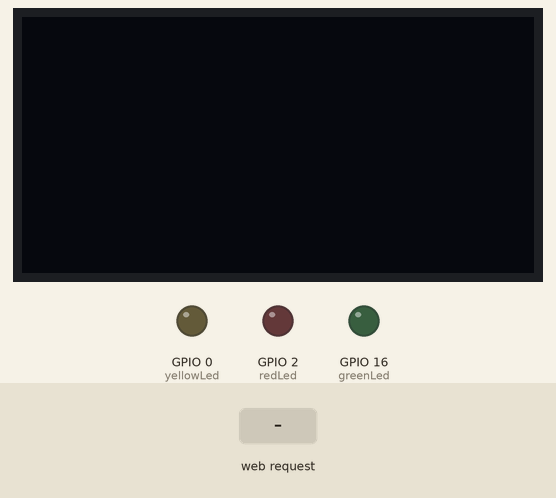
This sketch was run on a simulated ESP8266 (NodeMCU). Parts: 128×64 one-colour display, output pins drawn as LEDs (lit = HIGH). The inputs (shaded band) are chosen by the test bench. WiFi joins after 1.5 s; servers stay silent unless stated; what the sketch prints to the serial monitor is not drawn.

Above: at 2.7 s.
2.8 s: HTTP request GET /inline received
At 41.5 s:
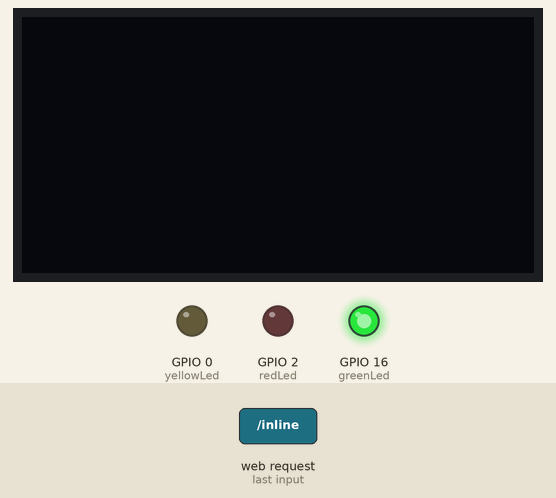
Timing chart, 0 to 41.8 s (numbered marks = the images above; inputs shaded):
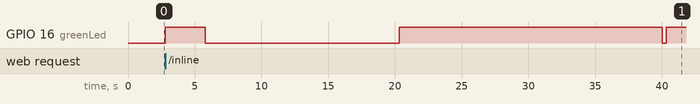

The sketch:

peopleCount_beta1.ino
```cpp
/* Практичне завдання
 * Відстеження потоку людей у ТЦ
 * студентки ПІ-18-1
 * Кондратюк Наталії
 * Головний файл проекту:
 *  - підключення всіх необхідних бібліотек:
 *  - для зв'язку з веб-сервером Tingspeak;
 *  - для створення веб-сервера на ESP 8266;
 *  - для відображення графіку потоку людей на OLED дисплеї
**************************************************************/
// Thingspeak
#include <WiFiClientSecure.h>
#include "ThingSpeak.h" // always include thingspeak header file after other header files and custom macros

// Web server
#include <ESP8266WiFi.h>
#include <ESP8266WebServer.h>

// OLED display 128x64 SH1106
#include <Arduino.h>
#include <U8g2lib.h>
#include <SPI.h>

#define DELAY 20000
#define workTime 720 // робочий час у хвилинах
#define wDisp 128
#define hDisp 64

// Індикатор поточної зони
#define greenLed 16
#define yellowLed 0
#define redLed 2

const PROGMEM int dataTest[] = { 0, 2, 3, 3, 5, 7, 7, 8, 9, 10, 8, 10, 9, 12, 12, 14, 13, 14, 13, 14, 13, 14, 16, 18, 16, 18, 18, 17, 18, 19, 19, 23, 20, 22, 23, 25, 25, 26, 26, 30, 29, 32, 33, 36, 38, 40, 39, 44, 42, 47, 47, 51, 50, 52, 54, 56, 56, 60, 60, 63, 63, 67, 67, 73, 74, 75, 76, 80, 79, 84, 84, 86, 85, 85, 85, 88, 88, 90, 93, 92, 92, 95, 94, 94, 94, 97, 96, 98, 99, 100, 100, 99, 97, 98, 101, 100, 100, 100, 100, 102, 100, 103, 101, 100, 101, 100, 101, 103, 102, 104, 103, 102, 101, 104, 101, 104, 103, 104, 104, 103, 104, 104, 103, 103, 102, 103, 106, 104, 103, 107, 107, 105, 107, 106, 108, 108, 109, 106, 108, 108, 107, 111, 110, 110, 112, 110, 111, 112, 111, 113, 113, 114, 116, 117, 116, 117, 115, 119, 118, 120, 117, 121, 119, 123, 122, 122, 121, 124, 123, 126, 125, 126, 128, 129, 127, 127, 127, 131, 131, 132, 132, 132, 135, 133, 135, 137, 135, 137, 139, 138, 141, 138, 138, 141, 139, 142, 143, 146, 145, 149, 148, 152, 152, 152, 154, 158, 157, 163, 160, 167, 166, 170, 168, 172, 174, 179, 177, 182, 181, 187, 185, 191, 193, 196, 195, 202, 201, 204, 203, 209, 209, 211, 211, 214, 213, 217, 219, 220, 220, 225, 226, 225, 225, 228, 227, 231, 231, 232, 229, 232, 230, 233, 231, 233, 233, 235, 234, 235, 233, 234, 233, 233, 234, 233, 232, 233, 232, 232, 231, 232, 229, 228, 230, 227, 227, 229, 227, 227, 224, 223, 223, 224, 222, 220, 223, 222, 219, 218, 220, 216, 218, 215, 215, 213, 213, 209, 210, 210, 211, 206, 206, 204, 207, 205, 204, 201, 202, 197, 199, 195, 194, 192, 193, 191, 191, 187, 187, 183, 185, 180, 179, 176, 175, 174, 173, 168, 168, 165, 164, 161, 161, 159, 159, 153, 156, 150, 153, 150, 150, 146, 146, 141, 141, 142, 142, 138, 139, 137, 134, 136, 134, 135, 133, 132, 131, 134, 131, 131, 132, 131, 134, 133, 134, 133, 135, 136, 134, 134, 135, 138, 137, 140, 138, 139, 141, 143, 143, 145, 143, 147, 148, 148, 149, 152, 149, 152, 153, 152, 153, 156, 156, 157, 157, 160, 161, 163, 163, 163, 164, 164, 165, 166, 167, 169, 168, 170, 171, 171, 172, 171, 170, 170, 170, 172, 172, 173, 175, 175, 175, 176, 173, 173, 175, 173, 176, 173, 173, 176, 176, 175, 174, 173, 173, 174, 173, 175, 174, 174, 176, 174, 173, 175, 174, 173, 174, 176, 173, 173, 175, 176, 176, 174, 175, 174, 173, 173, 175, 173, 176, 175, 176, 177, 175, 177, 177, 177, 176, 180, 181, 183, 183, 184, 184, 187, 189, 192, 192, 195, 196, 201, 201, 207, 205, 212, 210, 215, 216, 221, 221, 224, 226, 233, 233, 238, 239, 243, 244, 249, 248, 253, 255, 259, 258, 264, 264, 267, 265, 269, 269, 271, 272, 276, 277, 278, 279, 278, 281, 280, 280, 279, 279, 281, 278, 279, 278, 276, 277, 274, 276, 271, 273, 269, 269, 265, 265, 259, 259, 257, 255, 252, 253, 246, 246, 242, 243, 238, 239, 231, 233, 228, 229, 224, 221, 218, 219, 212, 214, 207, 210, 203, 203, 200, 202, 195, 195, 195, 193, 192, 189, 188, 189, 186, 188, 186, 185, 183, 184, 183, 184, 185, 183, 185, 187, 186, 185, 188, 186, 188, 191, 190, 193, 194, 192, 196, 193, 198, 197, 200, 200, 199, 202, 204, 203, 206, 206, 206, 206, 210, 208, 211, 208, 212, 211, 211, 212, 213, 210, 211, 212, 210, 210, 208, 208, 208, 208, 205, 207, 204, 206, 202, 199, 198, 198, 192, 193, 187, 184, 180, 179, 170, 172, 162, 162, 158, 158, 151, 148, 140, 143, 134, 131, 123, 125, 115, 115, 106, 106, 96, 97, 88, 86, 81, 80, 73, 75, 67, 65, 58, 61, 52, 52, 48, 46, 41, 41, 38, 36, 35, 34, 33, 33, 29, 31, 30, 29, 25, 26, 26, 24, 22, 21, 21, 23, 18, 20, 19, 20, 15, 17, 17, 15, 12, 12, 13, 11, 12, 12, 11, 10, 9, 10, 7, 5, 5, 4, 4, 3, 2, 0, 0 }; // тестові дані, які будуть підставлятися у реальний масив
int sizetestM = sizeof ( dataTest ) / sizeof(dataTest[0]);
ESP8266WebServer server(80);

WiFiClient  client;

U8G2_SH1106_128X64_WINSTAR_F_4W_HW_SPI u8g2(U8G2_R0, /* cs=*/ 15, /* dc=*/ 4, /* reset=*/ 5);    // same as the NONAME variant, but uses updated SH1106 init sequence

uint8_t led = 16;

char* ssid = "ATN-139";
char* password = "TerVA1912w";

// Thingspeak
unsigned long myChannelNumber = 1296934;
const char * myWriteAPIKey = "30KQ3L0WJ9U1X57T";

int shift = 0; // зсув
unsigned long int timing = 0; // період отримання даних
int timeNow = 0; // лічильник поточного часу
int dataReal[workTime]; //масив для збереження поточних даних

// Змінні, що показуватимуть зони
int greenZone = 0; // зелена зона: 0-100
int yellowZone = 0; // жовта зона: 100-200
int redZone = 0; // червона зона: 200 і вище

// Для відображення поточного часу
int dispM = 0;
int t = 540; // 9:00 ранку
int stepH = 60; // 1 хв = 60 с

String personStr = "";

int countPersons = 0;
String outTimeWeb = "";


float pi = 3.1415926;

void HTTP_handleRoot( void );
void printOled ( int *m, int sizeM );

void test (){
  digitalWrite(led, HIGH);
  server.send(200, "text/plain", "hello from esp8266!");
  delay(3000);
  digitalWrite(led, 0);
}//test

void counter (){
  String counter = String ( countPersons );
  server.send(200, "text/plain", counter);
} // counter

void u8g2_prepare(void) {
  u8g2.setFont(u8g2_font_6x10_tf);
  u8g2.setFontRefHeightExtendedText();
  u8g2.setDrawColor(1);
  u8g2.setFontPosTop();
  u8g2.setFontDirection(0);
  u8g2.setDisplayRotation(U8G2_R2);
}

void setup() {
  // put your setup code here, to run once:
  // indicators of zones
  pinMode( greenLed, OUTPUT );
  pinMode( yellowLed, OUTPUT );
  pinMode( redLed, OUTPUT );

  // webServer
  WiFi.mode(WIFI_STA);
  ThingSpeak.begin(client);  // Initialize ThingSpeak

  WiFi.begin( ssid, password );
  Serial.begin( 115200 );

  // Wait for connection
  while (WiFi.status() != WL_CONNECTED) {
    Serial.print(".");
    delay(500);
  }

  Serial.println("");
  Serial.print("Connected to ");
  Serial.println(ssid);
  Serial.print("IP address: ");
  Serial.println(WiFi.localIP());


  server.on("/", HTTP_handleRoot);
  server.on("/inline", test );
  server.on("/counter", counter );
  server.begin();

  // display
  u8g2.begin();
  u8g2_prepare();

  for ( int i = 0; i < 720; i++ ){
    dataReal[i] = -1;
  } // for i
}


void loop() {
  // put your main code here, to run repeatedly:
  server.handleClient();
  unsigned long int timingNow = millis();

  if ( timingNow - timing > DELAY ){
    timing = timingNow;

    // default settings of indicators
    digitalWrite ( greenLed, LOW );
    digitalWrite ( yellowLed, LOW );
    digitalWrite ( redLed, LOW );

    countPersons = dataTest[timeNow];

    int x = ThingSpeak.writeField(myChannelNumber, 1, countPersons, myWriteAPIKey); //відправка показника в thingspeak
     if(x == 200){
      Serial.println("Channel update successful.");
  }
    else{
      Serial.println("Problem updating channel. HTTP error code " + String(x));
    }

    //формування строки часу

    dispM++; // + 1 хв
    if ( dispM == stepH ){
      dispM = 0;
      t += stepH;
    } // if dispM - якщо лічильник хвилин досягне 60 -> лічильник хвилин = 0, а до годин, що у хвилинах + 60 (1 год)
    int dispH = t/60; // хв переводимо у год
    if ( dispH == 21 ) t = 540;
    String outTime = ""; // для заливки на веб сервер
    if ( dispH < 10 ) outTime += "0";
    outTime += dispH;
    outTime += ":";
    if ( dispM < 10 ) outTime += "0";
    outTime += dispM;
    outTimeWeb = outTime;

    //керування світлодіодами

    if ( countPersons < 100 ){
      greenZone++;
      digitalWrite ( greenLed, HIGH );
    } // if greenZone
    else if ( countPersons >= 100 && countPersons < 200 ){
      yellowZone++;
      digitalWrite ( yellowLed, HIGH );
    } // if yellowZone
    else if ( countPersons >= 200 ){
      redZone++;
      digitalWrite ( redLed, HIGH );
    } // if redZone


    dataReal[timeNow] = countPersons; // занесення даних у масив для подальшого відтворення

    //формування строки для виводу на OLED

    personStr += countPersons;
    personStr += ", ";
    if ( timeNow ) printOled ( dataReal, timeNow+1 );
    if ( timeNow < sizetestM - 1 ){
      timeNow++;
    }
    else {
      timeNow = 0;
      personStr = "";
    }
  } //if main
}
```

HTTP_handleRoot.ino
```cpp
/* Практичне завдання
 * Відстеження потоку людей у ТЦ
 * студентки ПІ-18-1
 * Кондратюк Наталії
 * Формування веб-сторінки
 * та надсилання її на веб-сервер,
 * що на ESP 8266
**************************************************************/

void HTTP_handleRoot( void ){
  // HTML web-page
  String out = "";
  out =
  "<html>\
    <head>\
      <meta charset=\"utf-8\">\
      <meta http-equiv=\"refresh\" content=\"10\">\
      <title>peopleCount</title>\
       <script src=\"https://cdn.anychart.com/releases/v8/js/anychart-base.min.js\"></script>\
       <script src=\"https://cdn.anychart.com/releases/v8/js/anychart-ui.min.js\"></script>\
       <script src=\"https://cdn.anychart.com/releases/v8/js/anychart-exports.min.js\"></script>\
       <link href=\"https://cdn.anychart.com/releases/v8/css/anychart-ui.min.css\" type=\"text/css\" rel=\"stylesheet\">\
       <link href=\"https://cdn.anychart.com/releases/v8/fonts/css/anychart-font.min.css\" type=\"text/css\" rel=\"stylesheet\">\
      <style>\
           #canvas{\
            border: 3px solid blue;\
            background: #C0C0C0;\
           }\
          #peopleCount{\
            width: 2000px;\
            height: 2100px;\
          }\
          #graph{\
            width: 1350px;\
            height: 1500px;\
            margin: 15px;\
            border: 3px solid black;\
            background: #808080;\
          }\
          #canvasDiv{\
            width: 860px;\
            heigth: 450px;\
            margin: 15px;\
            float: left;\
          }\
          #counter{\
            width: 405px;\
            height: 250px;\
            margin-left: 900px;\
            margin-top: 15px;\
            padding: 5px;\
            border: 3px solid black;\
            background: #C0C0C0;\
          }\
          #alert{\
            width: 390px;\
            height: 120px;\
            margin-left: 900px;\
            margin-top: 30px;\
            padding: 15px;\
            border: 3px solid black;\
            background: #C0C0C0;\
          }\
          #numberP{\
            font-family: \"Arial\", sans-serif;\
            font-size: 40px;\
            text-align: center;\
          }\
          #clock{\
            font-family: \"Courier\", monospace;\
            font-size: 40px;\
            font-weight: bold;\
            text-align: right;\
          }\
          #myAlert{\
            font-family: \"Arial\", sans-serif;\
            font-size: 30px;\
            text-align: center;\
          }\
          #container{\
            width: 1300px;\
            height: 690px;\
            margin: 20px;\
            border: 3px solid red;\
            background: #C0C0C0;\
          }\
      </style>\
  </head>\
    <body><h1>Відображення графіку потоку людей через веб-сервер</h1>\
    <div id=\"peopleCount\">\
      <div id=\"graph\">\
        <div id=\"canvasDiv\">\
          <canvas width=\"830\" height=\"440\" id=\"canvas\"></canvas>\
        </div>\
        <div id=\"counter\">\
          <p id=\"clock\">";
          out += outTimeWeb;
          out += "</p>\
          <p style=\"font-size: 20px; text-align: center;\">Кількість людей в приміщенні</p>\
          <p id=\"numberP\">";
          out += countPersons;
          out += "</p>\
        </div>\
        <div id=\"alert\">\
          <p id=\"myAlert\"></p>\
        </div>\
        <div id=\"container\"></div>\
      </div>\
     </div>\
    <script>\
      let canvas = document.getElementById(\"canvas\");\
      let ctx = canvas.getContext('2d');\
      let x = 0;\
      let timer;\
      let s = 1;\
      let myAlert = document.getElementById(\"myAlert\");\
      let alertColor = document.getElementById(\"alert\");\
      let textColor = document.getElementById(\"myAlert\");\
      let greenZone = ";
      out += greenZone;
      out += ";\
      let yellowZone = ";
      out += yellowZone;
      out += ";\
      let redZone = ";
      out += redZone;
      out += ";\
      let curPeople = ";
      out += countPersons;
      out += ";\
      const canvasWidth = canvas.width;\
      const canvasHeight = canvas.height;\
      grid();\
      drawSin();\
      formAlert();\
      function formAlert(){\
        let message = \"\";\
        if ( curPeople < 100 ){\
          message += \"Прохід вільний\";\
          alertColor.style.background = \"#228B22\";\
          textColor.style.color = \"#F5DEB3\";\
        }\
        else if ( curPeople >= 100 && curPeople < 200 ){\
          message += \"Прохід обмежений\";\
          alertColor.style.background = \"#FF8C00\";\
        }\
        else if ( curPeople >= 200 ){\
          message += \"Звільнити приміщення\";\
          alertColor.style.background = \"#B22222\";\
          textColor.style.color = \"#F5DEB3\";\
        }\
        myAlert.innerHTML = message;\
      }\
      function drawSin() {\
      let personStr = \"";
      out += personStr;
      out += "\";\
      let personC = personStr.split( \",\" );\
      ctx.strokeStyle = \"#008000\";\
      ctx.lineWidth = 2;\
      ctx.moveTo ( 60, canvasHeight-50+0*( personC[0] ) );\
      ctx.beginPath();\
      for ( let i = 1; i < personC.length-1; i++ ){\
        ctx.lineTo ( (i+60)+3, canvasHeight-50+s*(personC[i]*-1) );\
      }\
      ctx.stroke();\
      ctx.closePath();\
      timer = setTimeout( drawSin, 1 );\
    }\
    function grid(){\
      let scaleX = 60;\
      let scaleY = 50;\
      const shift = 60;\
      const shiftSystem = 50;\
      const yAxis = canvasHeight-shiftSystem;\
      const xAxis = canvasWidth;\
      const startX = 10;\
      ctx.beginPath();\
      ctx.strokeStyle = \"#FFF8DC\";\
      ctx.font = \`${Math.round( scaleX / 2 )}px Arial\`;\
      ctx.textAlign = \"left\";\
      ctx.textBaseLine = \"top\";\
      let labelsX = [ \"09\", \"10\", \"11\", \"12\", \"13\", \"14\", \"15\", \"16\", \"17\", \"18\", \"19\", \"20\", \"21\", \"22\" ];\
      let labelsY = [ \"0\", \"50\", \"100\", \"150\", \"200\", \"250\", \"300\", \"350\" ];\
      console.log( \"labelsY.length = \" + labelsY.length );\
      let k = 0;\
      let z = 0;\
      for ( let i = 1; i < canvasWidth; i += scaleX ){\
        ctx.moveTo( i, 0 );\
        ctx.lineTo( i, canvasHeight );\
        ctx.fillText( labelsX[k], i + 45, canvasHeight-15 );\
        k++;\
      }\
      for ( let i = canvasHeight; i > 0; i -= scaleY ){\
        ctx.moveTo( 0, i );\
        ctx.lineTo( canvasWidth, i );\
        ctx.fillText( labelsY[z], 10, i-shiftSystem );\
        z++;\
      }\
      ctx.stroke();\
      ctx.closePath();\
      ctx.beginPath();\
      ctx.strokeStyle = \"#000\";\
      ctx.moveTo( shift, startX );\
      ctx.lineTo( shift, yAxis );\
      ctx.fillText( \"y\", 75, 20 );\
      ctx.moveTo( shift, yAxis );\
      ctx.lineTo( xAxis, yAxis );\
      ctx.fillText( \"x\", xAxis - 20, yAxis - 10 );\
      ctx.stroke();\
      ctx.closePath();\
    }\
    anychart.onDocumentReady(function(){\
        var data = [\
            { x: 'Прохід дозволено', value: greenZone,\
              normal:{\
                fill : \"#228B22\"\
              }\
          },\
        { x: 'Звільнити приміщення', value: redZone,\
          normal:{\
            fill : \"#B22222\"\
          }\
      },\
      { x: 'Прохід обмежено', value: yellowZone,\
        normal:{\
          fill : \"#FF8C00\"\
      }\
    }];\
    var chart = anychart.pie3d( data );\
    chart.legend().itemsLayout( \"vertical\" );\
    chart.legend().position( \"right\" );\
    chart.legend().fontSize( \"20\" );\
    chart.legend().iconSize( 20 );\
    chart.title( 'Діаграма завантаженості ТЦ' ).radius( '43%' );\
    chart.title().fontSize( \"50\" );\
    chart.container( 'container' );\
    chart.draw();\
    });\
    </script>\
   </html>";

  server.send(200, "text/html", out);
} // HTTP_handleRoot
```

printOled.ino
```cpp
/* Практичне завдання
 * Відстеження потоку людей у ТЦ
 * студентки ПІ-18-1
 * Кондратюк Наталії
 * Візуалізація графіку потоку людей
 * на OLED дисплеї
**************************************************************/

void printOled ( int *m, int sizeM ){

    u8g2.clearBuffer();
     for ( int i = 1; i < sizeM; i++ ){
        u8g2.drawLine ( (i-1)/6, hDisp - ((m[i-1])/5), i/6, hDisp - ((m[i])/5) );
      } // for i
    u8g2.sendBuffer();

    delay(1);
} // printOled
```
